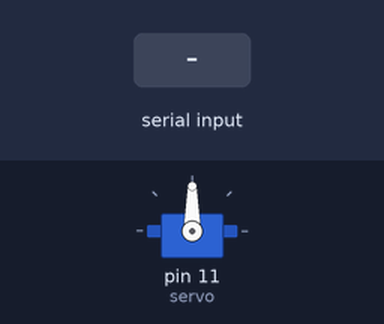
Recording of a sketch running on a simulated Arduino Uno, built with avr-gcc and run on an emulated ATmega328P. Parts: servo. Inputs (shaded band) come from the test bench.

Above: at 1.2 s.
1.3 s: "1" received over Serial
At 1.7 s:
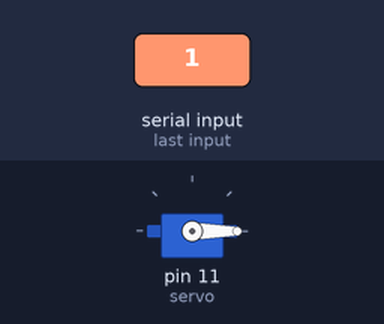
2.8 s: "3" received over Serial
At 4.0 s:
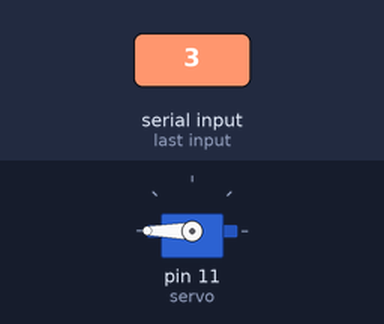
4.3 s: "2" received over Serial
At 5.4 s:
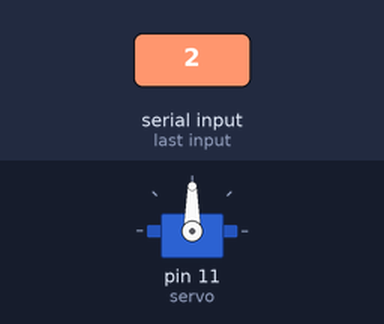
Timing chart, 0 to 7.3 s (numbered marks = the images above; inputs shaded):
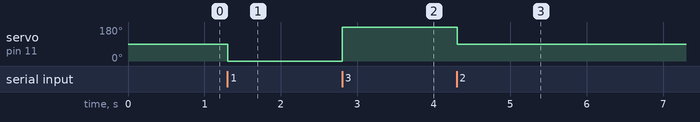

Measured:
- after the input at 1.3 s, servo on pin 11 (servo): 90° → 0° at once
- after the input at 2.8 s, servo on pin 11 (servo): 0° → 180° at once
- after the input at 4.3 s, servo on pin 11 (servo): 180° → 90° at once

The sketch:

servo_SpringRc_1.ino
```cpp
#include "Servo.h"

Servo servo;
  int pos = 0;
  int angle = 90;
  int tangle = 5;

void setup()
{
  Serial.begin(9600);
  while(!Serial);
  servo.attach( 11, 1000, 2000 );
  servo.write(90);
}

void loop()
{
  while(Serial.available()>0)
  {
    char c = Serial.read();
    switch( c )
    {
      case '1':
        servo.write(0);
        delay( 100 );
        break;

      case '2':
        servo.write( 90 );
        delay( 100 );
        break;

      case '3':
        servo.write( 180 );
        delay( 100 );
        break;

      default:
        // do nothing
        break;
    }
  }

  delay( 10 );

}
```
